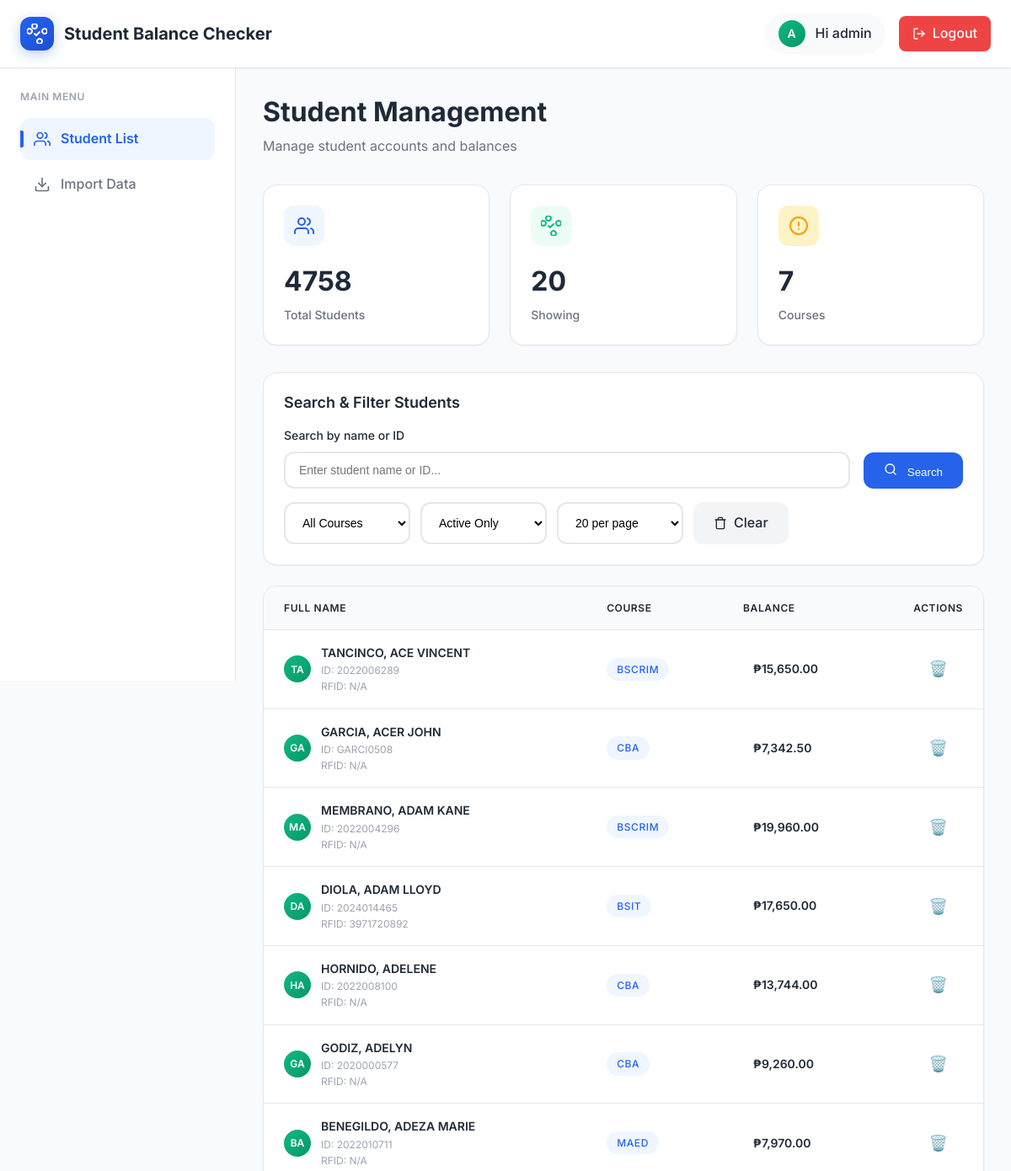
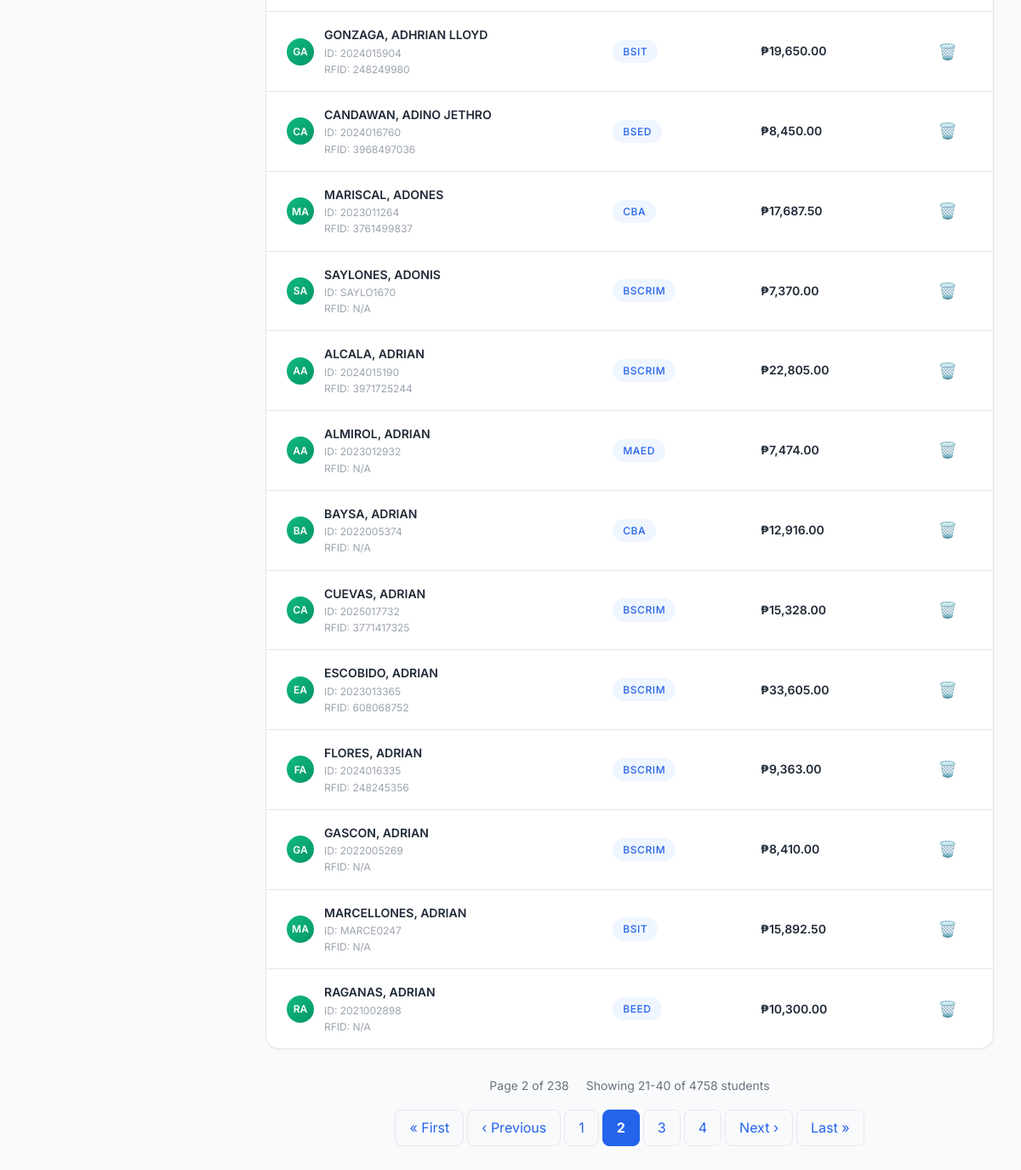
Page /dashboard/?page=2&status=active&per_page=20 (signed in) on the committed database (2 pictures, top to bottom).
### balance_checker/models.py (models this page shows, shortened)
class Student(models.Model):
    student_id = models.CharField(max_length=20, unique=True, primary_key=True)
    first_name = models.CharField(max_length=100)
    last_name = models.CharField(max_length=100)
    rfid_number = models.CharField(max_length=50, unique=True, blank=True, null=True, help_text="RFID card number for tap ID purposes")
    course = models.CharField(max_length=100, blank=True, null=True)
    balance = models.DecimalField(max_digits=10, decimal_places=2, default=0.00)
    balance_updated_at = models.DateTimeField(default=timezone.now, help_text="When the balance was last updated")
    created_at = models.DateTimeField(auto_now_add=True)
    updated_at = models.DateTimeField(auto_now=True)
    is_active = models.BooleanField(default=True)
    class Meta:
        ordering = ['last_name', 'first_name']

### balance_checker/views.py (the view, shortened to what this page needs)
# urls.py: path('dashboard/', views.student_list, name='student_list'),
@login_required
def student_list(request):
    all_students = Student.objects.all().order_by('last_name', 'first_name')
    search_query = request.GET.get('search', '').strip()
    course_filter = request.GET.get('course', '')
    status_filter = request.GET.get('status', 'active')
    per_page = int(request.GET.get('per_page', 20))
    students = all_students
    if course_filter:
        students = students.filter(course=course_filter)
    if status_filter == 'active':
        students = students.filter(is_active=True)
    elif status_filter == 'inactive':
        students = students.filter(is_active=False)
    courses = Student.objects.values_list('course', flat=True).distinct().exclude(course__isnull=True).exclude(course='').order_by('course')
    paginator = Paginator(students, per_page)
    page_number = request.GET.get('page')
    page_obj = paginator.get_page(page_number)
    context = {
        'students': page_obj,
        'courses': courses,
        'search_query': search_query,
        'course_filter': course_filter,
        'status_filter': status_filter,
        'per_page': per_page,
        'total_students': students.count(),
        'total_pages': paginator.num_pages,
    }
    return render(request, 'balance_checker/dashboard_enhanced.html', context)

### balance_checker/templates/balance_checker/dashboard_enhanced.html (shortened to what this page needs)
<!DOCTYPE html>
<html lang="en">
<head>
    {% load static %}
    {% load currency_filters %}
    <link rel="stylesheet" href="{% static 'css/modern-theme.css' %}">
</head>
<body>
    <div class="dashboard-container">
        <div class="header">
            <div class="header-content">
                <div class="logo-section">
                    <div class="logo">
                    </div>
                    <div class="brand-text">Student Balance Checker</div>
                </div>
                <div class="user-section">
                    <div class="user-info">
                        <div class="user-avatar">
                            {{ user.first_name|default:user.username|first|upper }}
                        </div>
                        <span>Hi {{ user.first_name|default:user.username }}</span>
                    </div>
                    <a href="{% url 'signout' %}" class="logout-btn">
                        <svg width="16" height="16" viewBox="0 0 24 24" fill="none" stroke="currentColor" stroke-width="2" stroke-linecap="round" stroke-linejoin="round">
                            <path d="M9 21H5a2 2 0 0 1-2-2V5a2 2 0 0 1 2-2h4"></path>
                            <polyline points="16,17 21,12 16,7"></polyline>
                            <line x1="21" y1="12" x2="9" y2="12"></line>
                        </svg>
                        Logout
                    </a>
                </div>
            </div>
        </div>
        <div class="main-layout">
            <div class="sidebar">
                <div class="nav-section">
                    <div class="nav-title">Main Menu</div>
                    <nav class="nav-menu">
                        <a href="{% url 'student_list' %}" class="nav-item active">
                            <div class="nav-icon">
                            </div>
                            Student List
                        </a>
                        <a href="{% url 'import_data' %}" class="nav-item">
                            <div class="nav-icon">
                                <svg width="20" height="20" viewBox="0 0 24 24" fill="none" stroke="currentColor" stroke-width="2" stroke-linecap="round" stroke-linejoin="round">
                                    <path d="M21 15v4a2 2 0 0 1-2 2H5a2 2 0 0 1-2-2v-4"></path>
                                    <polyline points="7,10 12,15 17,10"></polyline>
                                    <line x1="12" y1="15" x2="12" y2="3"></line>
                                </svg>
                            </div>
                            Import Data
                        </a>
                    </nav>
                </div>
            </div>
            <div class="main-content">
                <div class="content-header">
                    <h1 class="page-title">Student Management</h1>
                    <p class="page-subtitle">Manage student accounts and balances</p>
                </div>
                <div class="stats-grid">
                    <div class="stat-card">
                        <div class="stat-header">
                            <div class="stat-icon primary">
                            </div>
                        </div>
                        <div class="stat-value">{{ total_students }}</div>
                        <div class="stat-label">Total Students</div>
                    </div>
                    <div class="stat-card">
                        <div class="stat-header">
                            <div class="stat-icon success">
                            </div>
                        </div>
                        <div class="stat-value">{{ students|length }}</div>
                        <div class="stat-label">Showing</div>
                    </div>
                    <div class="stat-card">
                        <div class="stat-header">
                            <div class="stat-icon warning">
                                <svg width="24" height="24" viewBox="0 0 24 24" fill="none" stroke="currentColor" stroke-width="2" stroke-linecap="round" stroke-linejoin="round">
                                    <circle cx="12" cy="12" r="10"></circle>
                                    <line x1="12" y1="8" x2="12" y2="12"></line>
                                    <line x1="12" y1="16" x2="12.01" y2="16"></line>
                                </svg>
                            </div>
                        </div>
                        <div class="stat-value">{{ courses|length }}</div>
                        <div class="stat-label">Courses</div>
                    </div>
                </div>
                <div class="controls-card">
                    <h3 class="controls-title">Search & Filter Students</h3>
                    <form method="get" class="search-form">
                        <div class="search-row">
                            <div class="search-group">
                                <label class="search-label">Search by name or ID</label>
                                <input type="text"
                                       name="search"
                                       placeholder="Enter student name or ID..."
                                       value="{{ search_query }}"
                                       class="search-input">
                            </div>
                            <button type="submit" class="search-btn">
                                <svg width="16" height="16" viewBox="0 0 24 24" fill="none" stroke="currentColor" stroke-width="2" stroke-linecap="round" stroke-linejoin="round" style="margin-right: 8px;">
                                    <circle cx="11" cy="11" r="8"></circle>
                                    <path d="M21 21l-4.35-4.35"></path>
                                </svg>
                                Search
                            </button>
                        </div>
                        <div class="filter-group">
                            <select name="course" class="filter-select">
                                <option value="">All Courses</option>
                            </select>
                            <select name="status" class="filter-select">
                                <option value="active" {% if status_filter == 'active' %}selected{% endif %}>Active Only</option>
                            </select>
                            <select name="per_page" class="filter-select">
                                <option value="20" {% if per_page == 20 %}selected{% endif %}>20 per page</option>
                            </select>
                            <a href="{% url 'student_list' %}" class="clear-btn">
                                Clear
                            </a>
                        </div>
                    </form>
                </div>
                <div class="table-container">
                    <table class="table">
                        <thead>
                            <tr>
                                <th>Full Name</th>
                                <th>Course</th>
                                <th>Balance</th>
                                <th>Actions</th>
                            </tr>
                        </thead>
                        <tbody>
                            {% for student in students %}
                            <tr data-student-id="{{ student.student_id }}">
                                <td>
                                    <div style="display: flex; align-items: center; gap: var(--space-3);">
                                        <div class="user-avatar" style="width: 32px; height: 32px; font-size: 0.75rem;">
                                            {{ student.first_name|first|upper }}{{ student.last_name|first|upper }}
                                        </div>
                                        <div>
                                            <div style="font-weight: 600; color: var(--text-primary);">
                                                {{ student.first_name }} {{ student.last_name }}
                                            </div>
                                            <div style="font-size: 0.75rem; color: var(--text-tertiary);">
                                                ID: {{ student.student_id }}
                                            </div>
                                            <div style="font-size: 0.75rem; color: var(--text-tertiary);">
                                                RFID: {{ student.rfid_number|default:"N/A" }}
                                            </div>
                                        </div>
                                    </div>
                                </td>
                                <td>
                                    {% if student.course %}
                                        <span class="badge badge-info">{{ student.course }}</span>
                                    {% else %}
                                        <span style="color: var(--text-tertiary); font-style: italic;">No course</span>
                                    {% endif %}
                                </td>
                                <td class="balance-cell">
                                    <span class="balance-display">{{ student.balance|peso_format }}</span>
                                </td>
                                <td class="actions-cell">
                                    <button class="delete-btn"
                                            title="Delete Student"
                                            data-student-id="{{ student.student_id }}"
                                            data-student-name="{{ student.first_name }} {{ student.last_name }}">
                                        🗑️
                                    </button>
                                </td>
                            </tr>
                            {% empty %}
                            <tr>
                                <td colspan="4" class="no-data">No students found</td>
                            </tr>
                            {% endfor %}
                        </tbody>
                    </table>
                </div>
                {% if students.has_other_pages %}
                <div class="pagination-container">
                    <div class="pagination-info">
                        <span>Page {{ students.number }} of {{ students.paginator.num_pages }}</span>
                        <span>Showing {{ students.start_index }}-{{ students.end_index }} of {{ students.paginator.count }} students</span>
                    </div>
                    <div class="pagination">
                        {% if students.has_previous %}
                            <a href="?page=1{% if status_filter %}&status={{ status_filter }}{% endif %}{% if per_page %}&per_page={{ per_page }}{% endif %}" class="page-link">« First</a>
                            <a href="?page={{ students.previous_page_number }}{% if status_filter %}&status={{ status_filter }}{% endif %}{% if per_page %}&per_page={{ per_page }}{% endif %}" class="page-link">‹ Previous</a>
                        {% endif %}
                        {% for num in students.paginator.page_range %}
                            {% if students.number == num %}
                                <span class="page-link current">{{ num }}</span>
                            {% elif num > students.number|add:'-3' and num < students.number|add:'3' %}
                                <a href="?page={{ num }}{% if status_filter %}&status={{ status_filter }}{% endif %}{% if per_page %}&per_page={{ per_page }}{% endif %}" class="page-link">{{ num }}</a>
                            {% endif %}
                        {% endfor %}
                        {% if students.has_next %}
                            <a href="?page={{ students.next_page_number }}{% if status_filter %}&status={{ status_filter }}{% endif %}{% if per_page %}&per_page={{ per_page }}{% endif %}" class="page-link">Next ›</a>
                            <a href="?page={{ students.paginator.num_pages }}{% if status_filter %}&status={{ status_filter }}{% endif %}{% if per_page %}&per_page={{ per_page }}{% endif %}" class="page-link">Last »</a>
                        {% endif %}
                    </div>
                </div>
                {% endif %}
            </div>
        </div>
    </div>
</body>
</html>

### rows in the picture
Student: first_name|first "T", last_name|first "A", first_name "TANCINCO,", last_name "ACE VINCENT", student_id "2022006289", rfid_number "N/A", course "BSCRIM", balance|peso_format "₱15,650.00"
Student: first_name|first "G", last_name|first "A", first_name "GARCIA,", last_name "ACER JOHN", student_id "GARCI0508", rfid_number "N/A", course "CBA", balance|peso_format "₱7,342.50"
Student: first_name|first "M", last_name|first "A", first_name "MEMBRANO,", last_name "ADAM KANE", student_id "2022004296", rfid_number "N/A", course "BSCRIM", balance|peso_format "₱19,960.00"
Student: first_name|first "D", last_name|first "A", first_name "DIOLA,", last_name "ADAM LLOYD", student_id "2024014465", rfid_number "3971720892", course "BSIT", balance|peso_format "₱17,650.00"
Student: first_name|first "H", last_name|first "A", first_name "HORNIDO,", last_name "ADELENE", student_id "2022008100", rfid_number "N/A", course "CBA", balance|peso_format "₱13,744.00"
Student: first_name|first "G", last_name|first "A", first_name "GODIZ,", last_name "ADELYN", student_id "2020000577", rfid_number "N/A", course "CBA", balance|peso_format "₱9,260.00"
Student: first_name|first "G", last_name|first "A", first_name "GONZAGA,", last_name "ADHRIAN LLOYD", student_id "2024015904", rfid_number "248249980", course "BSIT", balance|peso_format "₱19,650.00"
Student: first_name|first "C", last_name|first "A", first_name "CANDAWAN,", last_name "ADINO JETHRO", student_id "2024016760", rfid_number "3968497036", course "BSED", balance|peso_format "₱8,450.00"
Student: first_name|first "M", last_name|first "A", first_name "MARISCAL,", last_name "ADONES", student_id "2023011264", rfid_number "3761499837", course "CBA", balance|peso_format "₱17,687.50"
Student: first_name|first "S", last_name|first "A", first_name "SAYLONES,", last_name "ADONIS", student_id "SAYLO1670", rfid_number "N/A", course "BSCRIM", balance|peso_format "₱7,370.00"
Student: first_name|first "A", last_name|first "A", first_name "ALCALA,", last_name "ADRIAN", student_id "2024015190", rfid_number "3971725244", course "BSCRIM", balance|peso_format "₱22,805.00"
Student: first_name|first "B", last_name|first "A", first_name "BAYSA,", last_name "ADRIAN", student_id "2022005374", rfid_number "N/A", course "CBA", balance|peso_format "₱12,916.00"
Student: first_name|first "C", last_name|first "A", first_name "CUEVAS,", last_name "ADRIAN", student_id "2025017732", rfid_number "3771417325", course "BSCRIM", balance|peso_format "₱15,328.00"
Student: first_name|first "E", last_name|first "A", first_name "ESCOBIDO,", last_name "ADRIAN", student_id "2023013365", rfid_number "608068752", course "BSCRIM", balance|peso_format "₱33,605.00"
Student: first_name|first "F", last_name|first "A", first_name "FLORES,", last_name "ADRIAN", student_id "2024016335", rfid_number "248245356", course "BSCRIM", balance|peso_format "₱9,363.00"
Student: first_name|first "G", last_name|first "A", first_name "GASCON,", last_name "ADRIAN", student_id "2022005269", rfid_number "N/A", course "BSCRIM", balance|peso_format "₱8,410.00"
Student: first_name|first "M", last_name|first "A", first_name "MARCELLONES,", last_name "ADRIAN", student_id "MARCE0247", rfid_number "N/A", course "BSIT", balance|peso_format "₱15,892.50"
Student: first_name|first "R", last_name|first "A", first_name "RAGANAS,", last_name "ADRIAN", student_id "2021002898", rfid_number "N/A", course "BEED", balance|peso_format "₱10,300.00"

### other values in the picture
{{ user.first_name|default:user.username|first|upper }} "A"
{{ user.first_name|default:user.username }} "admin"
{{ total_students }} "4758"
{{ students|length }} "20"
{{ courses|length }} "7"
{{ students.number }} "2"
{{ students.paginator.num_pages }} "238"
{{ students.start_index }} "21"
{{ students.end_index }} "40"
{{ students.paginator.count }} "4758"
{{ num }} "1" "3" "4"
{{ num }} "2"
